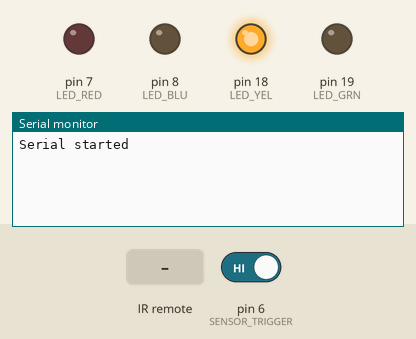
This sketch was run on a simulated Arduino Uno, built with avr-gcc and run on an emulated ATmega328P. On the bench: output pins drawn as LEDs (lit = HIGH), the last lines printed to the serial monitor. The test bench sets the inputs (shaded band); at power-on: pin 6 (SENSOR_TRIGGER) HIGH.

Above: at 1.2 s.
1.3 s: infrared code 0x00 received
At 2.2 s:
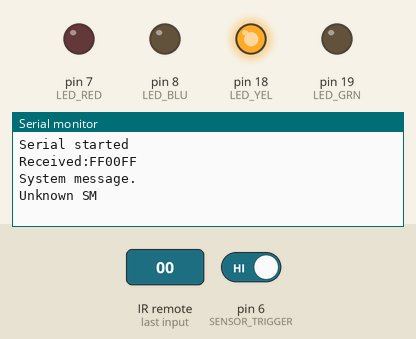
2.8 s: infrared code 0x01 received
At 4.0 s:
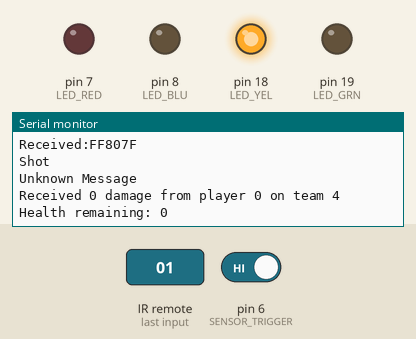
4.3 s: infrared code 0x03 received
At 5.8 s:
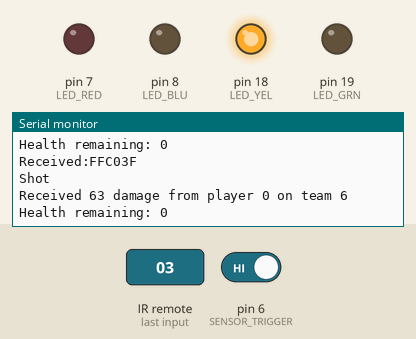

Measured:
- after the input at 1.3 s, the serial monitor: prints a new line at once (image 1)
- after the input at 2.8 s, the serial monitor: prints a new line at once (image 2)
- after the input at 4.3 s, the serial monitor: prints a new line at once (image 3)

The sketch:

miles_tag_defines.ino
```cpp
#define SYSTEM_MESSAGE B000

#define SYSTEM_MESSAGE_MASK B11111
#define SYSTEM_MESSAGE_SHIFT 8    // Removed the parity bit

#define SYSTEM_MESSAGE_ADD_HEALTH           B00001
#define SYSTEM_MESSAGE_ADD_ROUNDS           B00010
#define SYSTEM_MESSAGE_ADD_CLIPS            B00011
#define SYSTEM_MESSAGE_ADD_RPG_ROUNDS       B00100

#define SYSTEM_MESSAGE_GOD_GUN              B01001

#define SYSTEM_MESSAGE_SCORE_DATA_HEADER    B10000
#define SYSTEM_MESSAGE_SCORE_REQUEST        B10001

#define SYSTEM_MESSAGE_SET_TEAM_ID          B10110
#define SYSTEM_MESSAGE_SET_PLAYER_ID        B10111

#define GOD_GUN_KILL_PLAYER                 0x00
#define GOD_GUN_PAUSE_PLAYER                0x01

#define GOD_GUN_START_GAME                  0x03
#define GOD_GUN_RESPAWN_PLAYER              0x04
#define GOD_GUN_INIT_PLAYER                 0x05
#define GOD_GUN_FULL_AMMO                   0x06
#define GOD_GUN_END_PLAYER                  0x07

#define UNLIMITED_CLIPS 255
#define UNLIMITED_AMMO 255


#define MT1_TEAM_MASK   0xe000 // i.e. 3 most significant bits
#define MT1_TEAM_SHIFT  13
#define MT1_PLAYER_MASK 0x1f00 // i.e. 5 least significant bits of the most significant byte
#define MT1_PLAYER_SHIFT 8

#define MT1_DAMAGE_RESURRECT_OPPONENT -1
```

laser_tag.ino
```cpp
#define DEBUG

#include <IRremote.h> //http://www.arcfn.com/2009/08/multi-protocol-infrared-remote-library.html

#define LED_YEL 18   // Analog 4
#define LED_GRN 19   // Analog 5
#define LED_RED 7
#define LED_BLU 8
#define LED_IR 3

#define SENSOR_IR 2
#define SENSOR_TRIGGER 6

#define WIFI_TX 4
#define WIFI_RX 5

#define COIN_VIB 9

// SPI bus values -- arduino already has 11-13 reserved/defined, so just documentation here
#define SOUND_SELECT 10 //SLAVE_SELECT
//#define MISO 11
//#define MOSI 12
//#define SCK 13

#define LCD_TX A0
#define LCD_RX A1

/**
 * Locally-defined functions:
 * void send_shot()
 * void send_sysmsg()
 * void setTeamLEDs()
 * void setLEDsOff()
 */

IRrecv irrecv(SENSOR_IR);
IRsend irsend;

decode_results results;

void setup() {
  // Specify pin modes
  pinMode(LED_YEL, OUTPUT);
  pinMode(LED_GRN, OUTPUT);
  pinMode(LED_RED, OUTPUT);
  pinMode(LED_BLU, OUTPUT);
  pinMode(SENSOR_TRIGGER, INPUT);
// set rest of pin modes here

  // Turn outputs off
  setLEDsOff();
  digitalWrite(COIN_VIB, LOW);
  // Enable pull-up resistors
  digitalWrite(SENSOR_TRIGGER, HIGH);

  // Initialize libraries
  irrecv.enableIRIn(); // Start the receiver

  Serial.begin(9600);
  Serial.println("Serial started");

  mt_setup();
  mt_setTeamID(3);    // TO be changed to whatever server sends: valid teams=1-4
  mt_setPlayerID(10); // Ditto.

  // set LED team colors
  setTeamLEDs();
}


unsigned long time = micros();

void loop() {
  if(digitalRead(SENSOR_TRIGGER) == LOW)
  {
      send_shot();
  }

  if (irrecv.decode(&results))
  {
    mt_parseIRMessage(results.value);
    irrecv.resume(); // Receive the next value
  }
}

void send_shot()
{
  irsend.sendMT(mt_buildShot(), 16);
  delay(50);
  irrecv.enableIRIn(); // Re-enable IR receiving after sending
}

void send_sysmsg()
{
  irsend.sendMT(0x0900,16);
  delay(50);
  irrecv.enableIRIn();
}

/**
 * Turns on team id LEDs and turns off all LEDs but the team id LED.
 */
void setTeamLEDs() {
  setLEDsOff();

  switch( mt_getTeamID() ) {
    case 1:  digitalWrite(LED_RED, HIGH);
        break;
    case 2:  digitalWrite(LED_BLU, HIGH);
        break;
    case 3:  digitalWrite(LED_YEL, HIGH);
        break;
    case 4:  digitalWrite(LED_GRN, HIGH);
        break;
  }
}

void setLEDsOff() {
  digitalWrite(LED_YEL, LOW);
  digitalWrite(LED_GRN, LOW);
  digitalWrite(LED_RED, LOW);
  digitalWrite(LED_BLU, LOW);
}
```

miles_tag_gun_logic.ino
```cpp
//milestag protocol 1 documented at http://www.lasertagparts.com/mtformat.htm
//milestag protocol 2 documented at http://www.lasertagparts.com/mtformat-2.htm
// we currently only implement MT1 as MT2 seems incomplete.

#include <util/parity.h>
#include "miles_tag_structs.h"

byte TeamID;
byte PlayerID;

unsigned int Life; //[0,999]
byte Armor; //[0,200]

//Gun Characteristics
byte Gun_ClipSize; //[1,250], else UNL
byte Gun_Clips; //[2,200], else UNL

//Actual Status
byte Ammo; //[0,ClipSize]
unsigned int AmmoRemaining;

boolean FriendlyFire;

//ignore the shot if friendlyfire is off and this is a shot from our team.
boolean defaultPreReceiveShot(byte teamId, byte playerId) {
  return !(FriendlyFire && (TeamID == teamId));
}

void defaultReceiveShot(struct shot *receivedShot) {
  Serial.print("Received ");
  Serial.print(receivedShot->damage,DEC);
  Serial.print(" damage from player ");
  Serial.print(receivedShot->playerId,DEC);
  Serial.print(" on team ");
  Serial.println(receivedShot->teamId,DEC);

  if (receivedShot->damage == MT1_DAMAGE_RESURRECT_OPPONENT) {
    Life = 100;
  }
  else {
    if (Armor) {
      byte ArmorDeflect = min(Armor, receivedShot->damage);
      Armor -= ArmorDeflect;
      Life -= ArmorDeflect / 4;
      receivedShot->damage -= ArmorDeflect;
    }
    Life = max(0, receivedShot->damage);
  }
  Serial.print("Health remaining: ");
  Serial.println(Life,DEC);
}

logicFunctions gameLogic = {&defaultPreReceiveShot, &defaultReceiveShot};

void mt_setup()
{
    TeamID = 0;
    PlayerID = 0;
    Life = 100;
    Armor = 100;

    Gun_ClipSize = 10;
    Gun_Clips = 255;


    Ammo = Gun_ClipSize;
    AmmoRemaining = Gun_Clips * Gun_ClipSize;

    FriendlyFire = false;
}

void mt_setPlayerID(unsigned int ID)
{
  PlayerID = ID;
}

unsigned int mt_getPlayerID()
{
  return PlayerID;
}

void mt_setTeamID(byte ID)
{
  TeamID = ID;
}

byte mt_getTeamID()
{
  return TeamID;
}

void mt_parseIRMessage(unsigned long recvBuffer)
{
    Serial.print("Received:");
    Serial.println(recvBuffer,HEX);
    byte recv_TeamID = (recvBuffer & MT1_TEAM_MASK) >> MT1_TEAM_SHIFT;
    unsigned long DataByte2 = recvBuffer & 0xff;

    if (recv_TeamID == SYSTEM_MESSAGE) {
        Serial.println("System message.");
        byte recv_SystemMessage = (recvBuffer >> SYSTEM_MESSAGE_SHIFT) & SYSTEM_MESSAGE_MASK;

        switch (recv_SystemMessage) {
            case SYSTEM_MESSAGE_SET_TEAM_ID:
                TeamID = DataByte2;
                break;
            case SYSTEM_MESSAGE_SET_PLAYER_ID:
                PlayerID = DataByte2;
                break;
            case SYSTEM_MESSAGE_ADD_HEALTH:
                Life += DataByte2;
                break;
            case SYSTEM_MESSAGE_ADD_CLIPS:
            {
                if (Gun_Clips == UNLIMITED_CLIPS) break;
                AmmoRemaining = min(Gun_Clips * Gun_ClipSize, AmmoRemaining + (DataByte2 * Gun_ClipSize));
                break;
            }
            case SYSTEM_MESSAGE_GOD_GUN:
            {
                byte recv_GodGun = DataByte2;
                switch (recv_GodGun) {
                    case GOD_GUN_KILL_PLAYER:
                        Serial.println("God killed me!");
                        Life = 0;
                        break;
                    case GOD_GUN_FULL_AMMO:
                        Ammo = Gun_ClipSize;
                        AmmoRemaining = Gun_Clips * Gun_ClipSize;
                        break;
                    case GOD_GUN_RESPAWN_PLAYER:
                        Life = 100;
                        break;
                    case GOD_GUN_PAUSE_PLAYER:
                    case GOD_GUN_START_GAME:
                    case GOD_GUN_INIT_PLAYER:
                    case GOD_GUN_END_PLAYER:
                    default:
                        Serial.println("Unknown GGM");
                        break;
                }

                break;
            }
            case SYSTEM_MESSAGE_ADD_ROUNDS:
                AmmoRemaining = min(Gun_Clips * Gun_ClipSize, AmmoRemaining + DataByte2);
                break;
            case SYSTEM_MESSAGE_ADD_RPG_ROUNDS:
            case SYSTEM_MESSAGE_SCORE_DATA_HEADER:
            case SYSTEM_MESSAGE_SCORE_REQUEST:
            default:
                Serial.println("Unknown SM");
                break;
        }
    } else {
        Serial.println("Shot");
        byte recv_PlayerID = (recvBuffer & MT1_PLAYER_MASK) >> MT1_PLAYER_SHIFT;

        if (!gameLogic.preRecieveShot(recv_TeamID, recv_PlayerID)) {
          return;
        }

        signed char damage;

        byte recv_PlayerWeaponHit = DataByte2;
        switch (recv_PlayerWeaponHit) {
            case 0:
            {
                damage = MT1_DAMAGE_RESURRECT_OPPONENT;
                break;
            }
            case 1 ... 100:
            {
                damage = recv_PlayerWeaponHit;
                break;
            }
            //No 'Base' Mode
            /*case 101 ... 200:
            {
                recv_PlayerWeaponHit -= 100;
                baseDamage = recv_PlayerWeaponHit;
            }
            case 255:
                baseDamage = MT1_DAMAGE_RESURRECT_ENEMY_BASE;
            */

            default:
                Serial.println("Unknown Message");
                break;
        }

        shot currShot = {recv_PlayerID, recv_TeamID, damage/*, baseDamage*/};

        gameLogic.recieveShot(&currShot);
    }
}

unsigned long mt_buildShot()
{
  unsigned long data = TeamID << 5 | PlayerID;
  data <<= 8;
  data += 12;

  return data;
}

/* Function to get parity of number n. It returns 1
   if n has odd parity, and returns 0 if n has even
   parity */
boolean getParity(unsigned long n)
{
    boolean parity = false;
    while (n != 0)
    {
        parity = !parity;
        n &= (n - 1);
    }
    return parity;
}
```

miles_tag_structs.h
```cpp
typedef struct shot {
  byte playerId;
  byte teamId;
  byte damage;
} shot;


typedef struct logicFunctions {
  //given the teamId and plaayerId, decide whether to consider processing the shot. return true if we should continue processing.
  boolean (*preRecieveShot)(byte, byte);

  //receive the shot
  void (*recieveShot)(shot *);
} logicFunctions;
```
